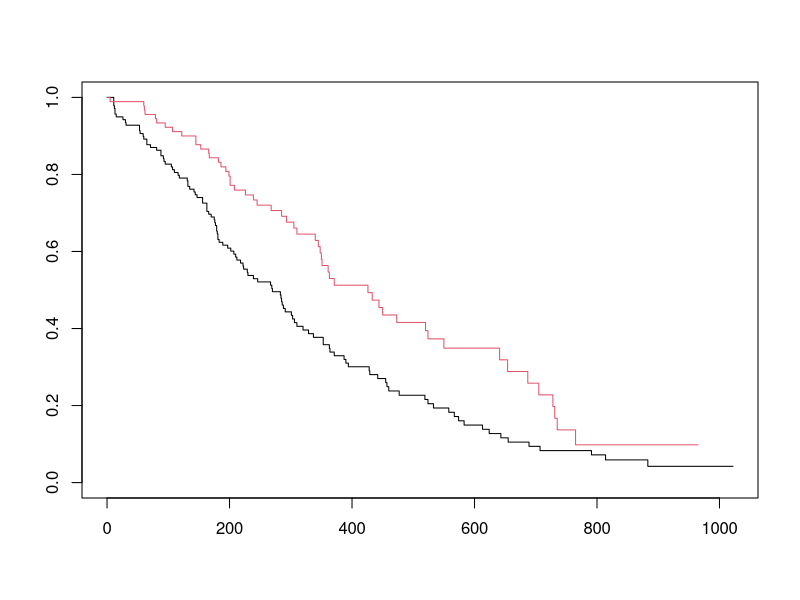
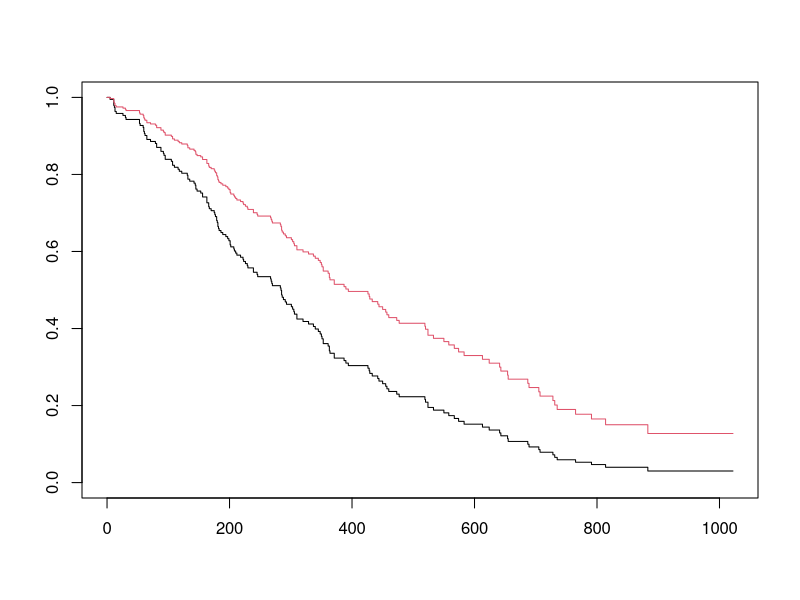
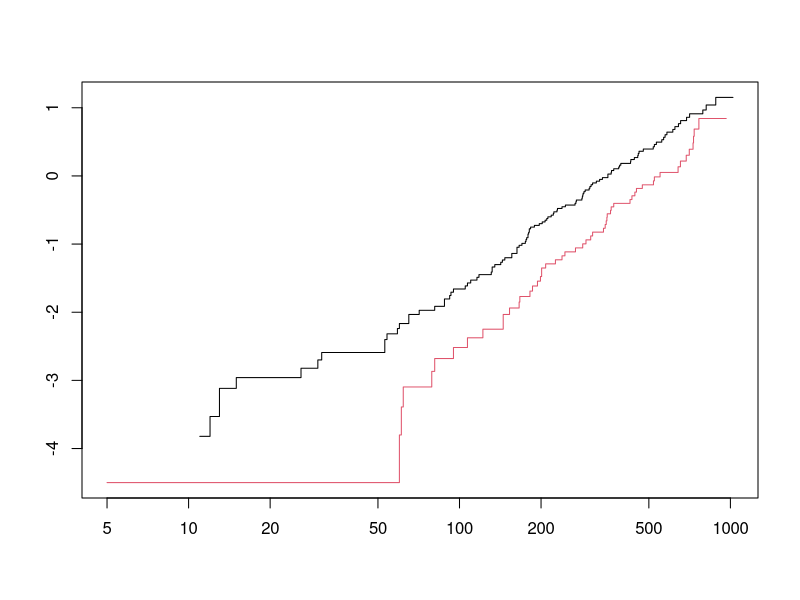
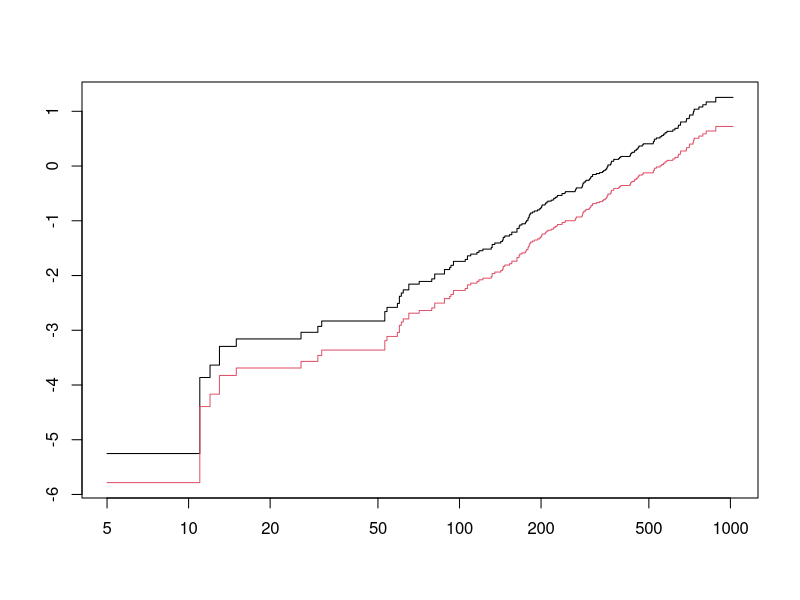

R code for these plots, in order:
## ---- chunk 1
library(survival)

dat <- lung
dat$sex <- factor(dat$sex)
## ---- chunk 2
pred.NA <- survfit(Surv(time, status) ~ sex, data = dat, type = "fh")
pred.NA
str(pred.NA)
pred.NA$time
plot(pred.NA, col = c(1,2))
## ---- chunk 3
fit.cph <- coxph(Surv(time, status) ~ sex, data = dat)

pred.cph <- survfit(fit.cph, newdata = data.frame(sex = factor(1:2)),
                    type = "aalen")

plot(pred.cph, col = 1:2)
## ---- chunk 4
plot(pred.NA, fun = "cloglog", col = 1:2)
## ---- chunk 5
plot(pred.cph, fun = "cloglog", col = 1:2)
